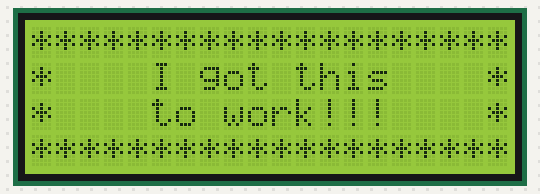
Recording of a sketch running on a simulated Arduino Uno, built with avr-gcc and run on an emulated ATmega328P. Parts: 20×4 character LCD.

Above: at 1.8 s.

The sketch:

Display_2004A.ino
```cpp
// Run Scan_I2C sketch to confirm setting for LiquidCrystal_I2C()
// UNO Analog IN Pin A5 goes to SCL on Liquid Crystal Display 2004A
// UNO Analog IN Pin A4 goes to SDA on Liquid Crystal Display 2004A

#include <Wire.h>
#include <LiquidCrystal_I2C.h>

LiquidCrystal_I2C lcd(0x27, 20, 4);

void setup()
{
  lcd.init();
  lcd.init();
  lcd.backlight();
  delay(1000);
  lcd.noBacklight();
  delay(500);
  lcd.backlight();
  lcd.setCursor(0,0);
  lcd.print("********************");
  lcd.setCursor(0, 1);
  lcd.print("*    I got this    *");
  lcd.setCursor(0, 2);
  lcd.print("*    to work!!!    *");
  lcd.setCursor(0,3);
  lcd.print("********************");
}

void loop()
{
}
```
